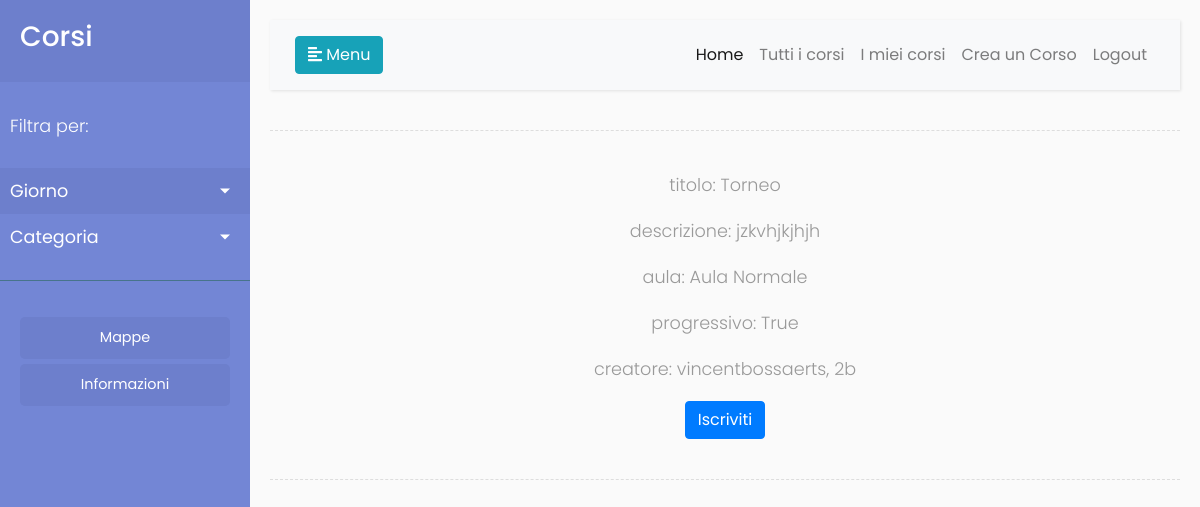
Screenshot of /iscriviti/27 (signed in) with the database file from the repository.
### app/models.py (models this page shows, shortened)
class Corso(models.Model):
    nome = models.CharField(max_length=100)
    descrizione = models.TextField(max_length=1500)
    is_progressive = models.BooleanField(default=True)
    fasce = models.ManyToManyField('Fascia')
    aula = models.ForeignKey('Aula', on_delete=models.CASCADE, related_name='aula')
    creatore = models.ForeignKey('Utente', on_delete=models.CASCADE, related_name='creatore')
    ospitanti = models.ManyToManyField('Utente')
    iscritti = models.ManyToManyField('Utente', related_name='iscritti')
    convalidato = models.BooleanField(default=False)

class Aula(models.Model):
    nome_aula = models.CharField(
        max_length=100,
        choices=([
            ('Palestra', 'Palestra'),
            ('Aula Normale', 'Aula Normale'),
            ('Aula Magna', 'Aula Magna'),
            ('Laboratorio di informatica', 'Laboratorio di informatica'),
        ]),
    )
    capacita = models.IntegerField(default=30)

class Utente(models.Model):
    nome = models.CharField(max_length=150)
    user = models.ForeignKey('auth.User', on_delete=models.CASCADE)
    iscrizioni = models.ManyToManyField('Corso', related_name='iscrizioni')
    classe = models.IntegerField(default=1,validators=[MaxValueValidator(5), MinValueValidator(1)])
    sezione = models.CharField(max_length=1)
    hosted_courses = models.ManyToManyField('Corso')

### app/views.py (the view, shortened to what this page needs)
# urls.py: path(r'iscriviti/<idcorso>', views.iscrizione),
@login_required(login_url='/login/')
def iscrizione(request, idcorso):
	if request.method == 'GET':
		try:
			corso_iscrizione = Corso.objects.get(pk=int(idcorso))
		except:
			return HttpResponseNotFound('<h1>Questo corso non esiste</h1>')
		return render(request, 'corsi/iscrizione.html', {'corso': corso_iscrizione})

### app/templates/corsi/iscrizione.html (shortened to what this page needs)
{% extends 'base.html' %}
{% load staticfiles %}
{% block head %}
	<link rel="stylesheet" href="{% static 'css/iscrizione.css' %}">
{% endblock %}
{% block content %}
<div class="line"></div>
	<div class="pure-g">
	    <div class="pure-u-md-1-1 pure-u-sm-1-1 pure-u-1-1 pure-u-lg-1-2 pure-u-xl-1-2 centered-text"><p>titolo: {{ corso.nome }}</p></div>
	    <div class="pure-u-md-1-1 pure-u-sm-1-1 pure-u-1-1 pure-u-lg-1-2 pure-u-xl-1-2 centered-text"><p>descrizione: {{corso.descrizione}}</p></div>
	    <div class="pure-u-md-1-1 pure-u-sm-1-1 pure-u-1-1 pure-u-lg-1-2 pure-u-xl-1-2 centered-text"><p>aula: {{corso.aula.nome_aula}}</p></div>
	    <div class="pure-u-md-1-1 pure-u-sm-1-1 pure-u-1-1 pure-u-lg-1-2 pure-u-xl-1-2 centered-text"><p>progressivo: {{corso.is_progressive}}</p></div>
			<div class="pure-u-md-1-1 pure-u-sm-1-1 pure-u-1-1 pure-u-lg-1-2 pure-u-xl-1-2 centered-text"><p>creatore: {{corso.creatore.nome}}, {{corso.creatore.classe}}{{corso.creatore.sezione}}</p></div>
	    <div class="pure-u-md-1-1 pure-u-sm-1-1 pure-u-1-1 pure-u-lg-1-2 pure-u-xl-1-2 centered-text"><p>
	      <button class="btn btn-primary" onclick="iscrizione({{corso.id}}, this)">Iscriviti</button>
	    </p></div>
	    <div class="line"></div>
{% endblock %}

### app/static/css/style.css (style rules this page uses)
* { margin: 0; padding: 0; border: 0; outline: 0; font-size: 100%; vertical-align: baseline; background: transparent; }
.centered-text { text-align:center; }

### app/static/css/sidebar.css (style rules this page uses)
body { font-family: 'Poppins', sans-serif; background: #fafafa; }
p { font-family: 'Poppins', sans-serif; font-size: 1.1em; font-weight: 300; line-height: 1.7em; color: #999; }
.line { width: 100%; height: 1px; border-bottom: 1px dashed #ddd; margin: 40px 0; }

### rows the page displays
Corso: nome "Torneo", descrizione "jzkvhjkjhjh", aula.nome_aula "Aula Normale", is_progressive "True", creatore.nome "vincentbossaerts", creatore.classe "2", creatore.sezione "b"
